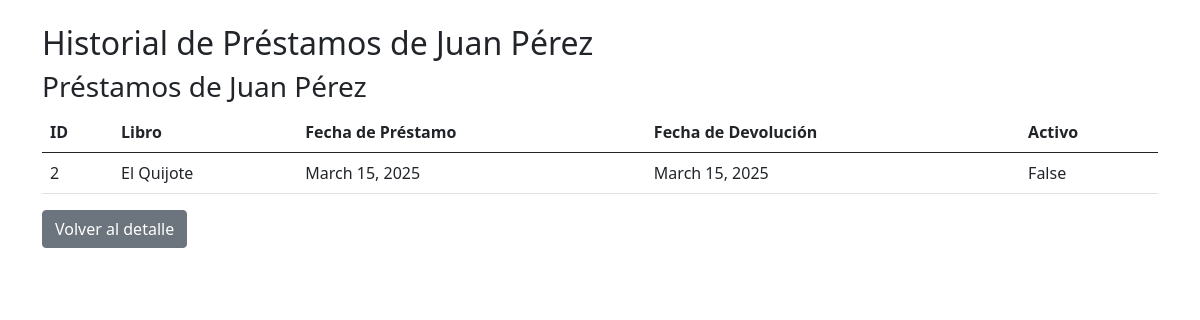
The page /web/users/1/loans/ on the database its author committed.
### bibliotecaApp/models.py (models this page shows, shortened)
class User(models.Model):
    name = models.CharField(max_length=100)
    email = models.EmailField(unique=True)

class Loan(models.Model):
    book = models.ForeignKey(Book, on_delete=models.CASCADE, related_name='loans')
    user = models.ForeignKey(User, on_delete=models.CASCADE, related_name='loans')
    loan_date = models.DateField(auto_now_add=True)
    return_date = models.DateField(blank=True, null=True)
    active = models.BooleanField(default=True)

class Book(models.Model):
    library = models.ForeignKey(Library, on_delete=models.CASCADE, related_name='books')
    title = models.CharField(max_length=200)
    author = models.CharField(max_length=100)
    isbn = models.CharField(max_length=20, unique=True, blank=True, null=True)
    available = models.BooleanField(default=True)

### bibliotecaApp/views.py (the view)
# urls.py: path('web/users/<int:user_id>/loans/', lista_loans_user_web, name='lista_loans_user_web'),
def lista_loans_user_web(request, user_id):
    if request.method == 'GET':
        try:
            user = User.objects.get(id=user_id)
            loans = user.loans.all()
            return render(request, 'loan_user_history.html',
                          {'loans': loans, 'user': user, 'titulo': f'Historial de Préstamos de {user.name}'})
        except User.DoesNotExist:
            messages.error(request, "Usuario no encontrado")
            return redirect('lista_users_web')
    return render(request, 'error.html', {"error": "Método no permitido"})

### bibliotecaApp/templates/loan_user_history.html
{% extends "base.html" %}
{% block content %}
  <h2>{{ titulo }}</h2>
  <h3>Préstamos de {{ user.name }}</h3>
  {% if loans %}
    <table class="table">
      <thead>
        <tr>
          <th>ID</th>
          <th>Libro</th>
          <th>Fecha de Préstamo</th>
          <th>Fecha de Devolución</th>
          <th>Activo</th>
        </tr>
      </thead>
      <tbody>
        {% for loan in loans %}
        <tr>
          <td>{{ loan.id }}</td>
          <td>{{ loan.book.title }}</td>
          <td>{{ loan.loan_date }}</td>
          <td>{{ loan.return_date }}</td>
          <td>{{ loan.active }}</td>
        </tr>
        {% endfor %}
      </tbody>
    </table>
  {% else %}
    <p>No hay préstamos registrados para este usuario.</p>
  {% endif %}
  <a href="{% url 'detalle_user_web' user.id %}" class="btn btn-secondary">Volver al detalle</a>
{% endblock %}

### rows shown on the page
User: name "Juan Pérez"
Loan: id "2", book "El Quijote", loan_date "March 15, 2025", return_date "March 15, 2025", active "False"

### other values the page prints
{{ titulo }} "Historial de Préstamos de Juan Pérez"
